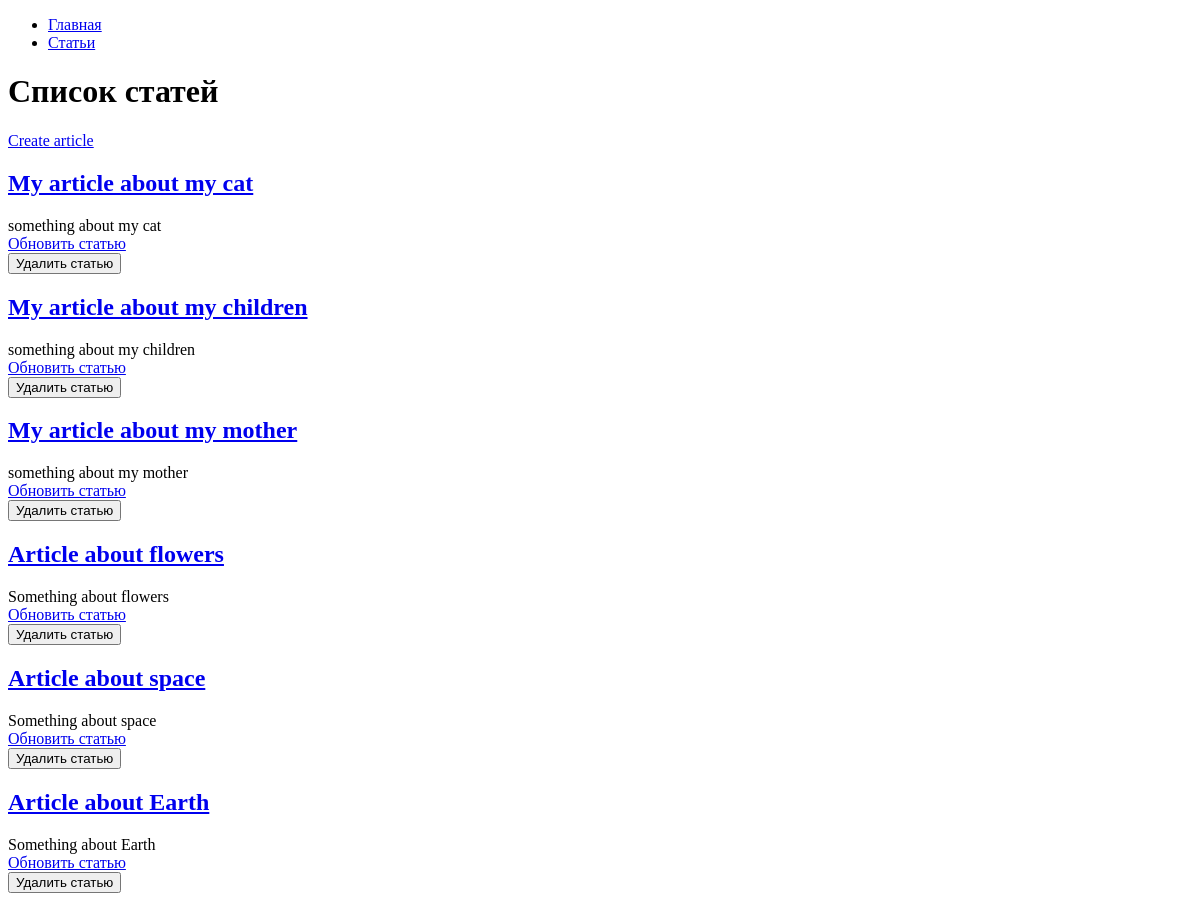
The app's page /article/, older data.
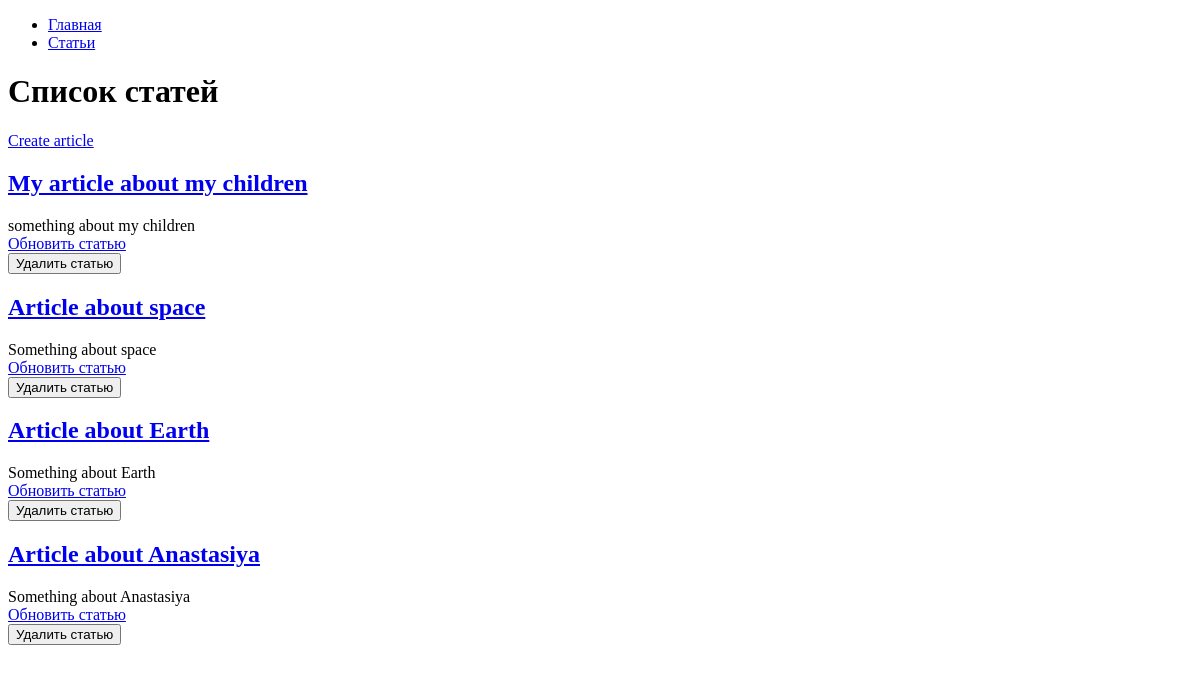
The same page, newer data.
### hexlet_django_blog/article/models.py (models this page shows, shortened)
class Article(models.Model):
    name = models.CharField(max_length=200)
    body = models.TextField()
    timestamp = models.DateTimeField(auto_now_add=True)

### hexlet_django_blog/article/views.py (the view)
# urls.py: path('', IndexView.as_view(), name='articles'),
class IndexView(View):
    def get(self, request, *args, **kwargs):
        articles = Article.objects.all()[:15]
        return render(request, 'articles/index.html', context={
            'articles': articles,
        })

### hexlet_django_blog/article/templates/articles/index.html (shortened to what this page needs)
{% extends 'base.html' %}
{% block content %}
  <h1>Список статей</h1>
  <a href="{% url 'articles_create' %}">Create article</a>
  {% for article in articles %}
  <h2><a href="{% url 'article_detail' article.id %}">{{ article.name }}</a></h2>
    <div>{{ article.body|slice:":200" }}</div>
  <a href="{% url 'articles_update' article.id %}">Обновить статью</a>
  <form action="{% url 'articles_delete' article.id %}" method="post">
    <input type="submit" value="Удалить статью"/>
  </form>
  {% endfor %}
{% endblock %}

### hexlet_django_blog/templates/base.html (shortened to what this page needs)
<!DOCTYPE html>
<html lang="en">
<head>
</head>
<body>
<div id="sidebar">
  {% block sidebar %}
    <ul>
      <li><a href="/">Главная</a></li>
      <li><a href="{% url 'articles' %}">Статьи</a></li>
    </ul>
  {% endblock %}
</div>
<div id="content">
  {% block content %}{% endblock %}
</div>
</body>
</html>

Row changes from the older to the newer data that the page shows:
removed Article: name "My article about my cat", body "something about my cat"
removed Article: name "My article about my mother", body "something about my mother"
removed Article: name "Article about flowers", body "Something about flowers"
added Article: name "Article about Anastasiya", body "Something about Anastasiya"
